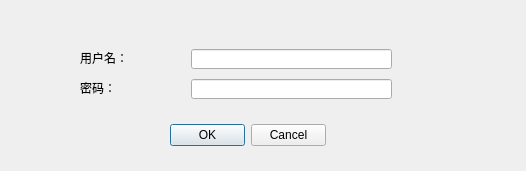
<?xml version="1.0" encoding="UTF-8"?>
<ui version="4.0">
 <class>userLogin</class>
 <widget class="QWidget" name="userLogin">
  <property name="geometry">
   <rect>
    <x>0</x>
    <y>0</y>
    <width>526</width>
    <height>171</height>
   </rect>
  </property>
  <property name="windowTitle">
   <string>Form</string>
  </property>
  <widget class="QDialogButtonBox" name="submit">
   <property name="geometry">
    <rect>
     <x>170</x>
     <y>120</y>
     <width>156</width>
     <height>31</height>
    </rect>
   </property>
   <property name="standardButtons">
    <set>QDialogButtonBox::Cancel|QDialogButtonBox::Ok</set>
   </property>
  </widget>
  <widget class="QLabel" name="usernameLabel">
   <property name="geometry">
    <rect>
     <x>80</x>
     <y>50</y>
     <width>48</width>
     <height>16</height>
    </rect>
   </property>
   <property name="text">
    <string>用户名：</string>
   </property>
  </widget>
  <widget class="QLabel" name="passwordLabel">
   <property name="geometry">
    <rect>
     <x>80</x>
     <y>80</y>
     <width>36</width>
     <height>16</height>
    </rect>
   </property>
   <property name="text">
    <string>密码：</string>
   </property>
  </widget>
  <widget class="QLineEdit" name="username">
   <property name="geometry">
    <rect>
     <x>191</x>
     <y>49</y>
     <width>201</width>
     <height>20</height>
    </rect>
   </property>
  </widget>
  <widget class="QLineEdit" name="password">
   <property name="geometry">
    <rect>
     <x>191</x>
     <y>79</y>
     <width>201</width>
     <height>20</height>
    </rect>
   </property>
  </widget>
 </widget>
 <resources/>
 <connections/>
</ui>
